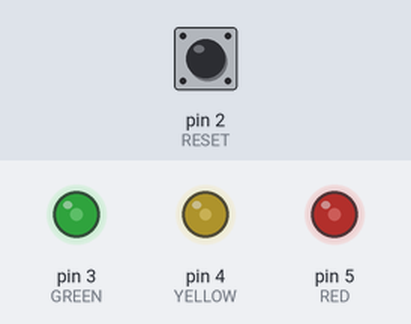
The sketch below on a simulated Arduino Uno, built with avr-gcc and run on an emulated ATmega328P. On the bench: output pins drawn as LEDs (lit = HIGH). Inputs (shaded band) come from the test bench; at power-on: pin 2 (RESET) HIGH.

Above: at 1.2 s.
1.3 s: pin 2 (RESET) pulled LOW for 1 s
At 2.1 s:
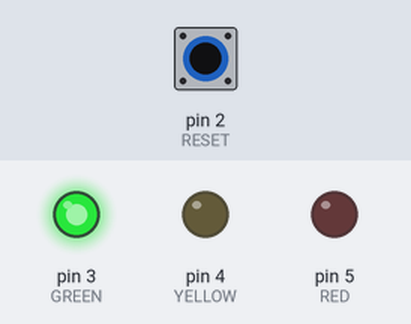
3.8 s: pin 2 (RESET) pulled LOW for 0.15 s
At 3.92 s:
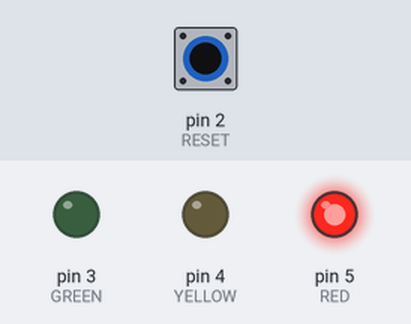
5.4 s: pin 2 (RESET) pulled LOW for 0.15 s
At 5.53 s:
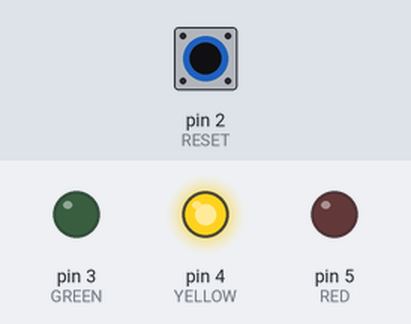
7.0 s: pin 2 (RESET) pulled LOW for 3.2 s
At 8.1 s:
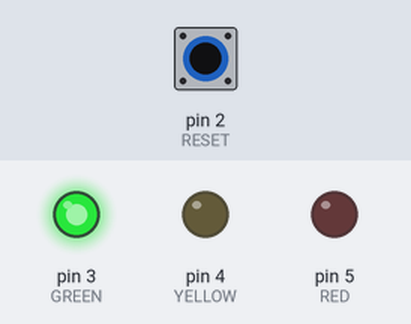
Timing chart, 0 to 11.7 s (numbered marks = the images above; inputs shaded):
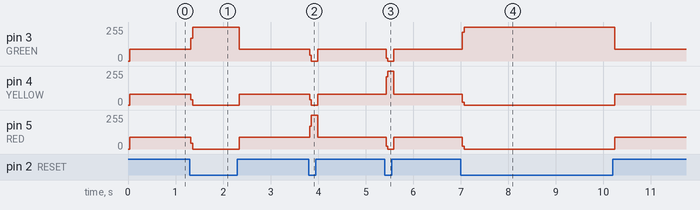

Measured:
- after the input at 1.3 s, pin 3 (GREEN): 87/255 → 255/255 at once, → 87/255 1.0 s later; pin 4 (YELLOW): 79/255 → 0/255 at once, → 79/255 1.0 s later; pin 5 (RED): 88/255 → 0/255 at once, → 88/255 1.0 s later
- after the input at 3.8 s, pin 3 (GREEN): 87/255 → 0/255 at once, → 87/255 0.17 s later; pin 4 (YELLOW): 79/255 → 0/255 at once, → 79/255 0.17 s later; pin 5 (RED): 88/255 → 255/255 at once, → 88/255 0.17 s later
- after the input at 5.4 s, pin 3 (GREEN): 87/255 → 0/255 at once, → 87/255 0.16 s later; pin 4 (YELLOW): 79/255 → 255/255 at once, → 79/255 0.16 s later; pin 5 (RED): 88/255 → 0/255 at once, → 88/255 0.16 s later
- after the input at 7.0 s, pin 3 (GREEN): 87/255 → 255/255 at once, → 87/255 3.2 s later; pin 4 (YELLOW): 79/255 → 0/255 at once, → 79/255 3.2 s later; pin 5 (RED): 88/255 → 0/255 at once, → 88/255 3.2 s later

The sketch:

pomodoro_timer.ino
```cpp
/*
 * Pomodoro-Genuino timer
 * @author Andrii Zablodskyi (andrey.zablodskiy@gmail.com)
 */

const int RED = 5;
const int YELLOW = 4;
const int GREEN = 3;
const int RESET = 2;

const unsigned long TASK_LENGTH = 1500000; // Task length is 25 minutes
const unsigned long BREAK_LENGTH = 300000; // Assuming short break for 5 minutes

enum Mode {TASK, BREAK, IDLE_MODE};
int currentMode = IDLE_MODE;

unsigned long startMillis = 0;

void setup() {
  pinMode(RED, OUTPUT);
  pinMode(YELLOW, OUTPUT);
  pinMode(GREEN, OUTPUT);
  pinMode(RESET, INPUT);

  digitalWrite(GREEN, HIGH);
}

void loop() {
  // keep current mode
  if (digitalRead(RESET) == LOW) {
    unsigned long currentMillis = millis();
    if (currentMode == TASK && currentMillis - startMillis > TASK_LENGTH) {
       digitalWrite(RED, HIGH);
       delay(250); // blink with higher frequency as rest is needed :)
       digitalWrite(RED, LOW);
       delay(250);
    } else if (currentMode == BREAK && currentMillis - startMillis > BREAK_LENGTH) {
       digitalWrite(YELLOW, HIGH);
       delay(1000);
       digitalWrite(YELLOW, LOW);
       delay(1000);
    }
  } else {
    switchToNextMode();
  }
}

void switchToNextMode() {
  switch(currentMode) {
    case IDLE_MODE:
         currentMode = TASK;
         startMillis = millis();
         digitalWrite(RED, HIGH);
         digitalWrite(YELLOW, LOW);
         digitalWrite(GREEN, LOW);
         break;
    case TASK:
         currentMode = BREAK;
         startMillis = millis();
         digitalWrite(RED, LOW);
         digitalWrite(YELLOW, HIGH);
         digitalWrite(GREEN, LOW);
         break;
    case BREAK:
         currentMode = IDLE_MODE;
         digitalWrite(RED, LOW);
         digitalWrite(YELLOW, LOW);
         digitalWrite(GREEN, HIGH);
  }
}
```
